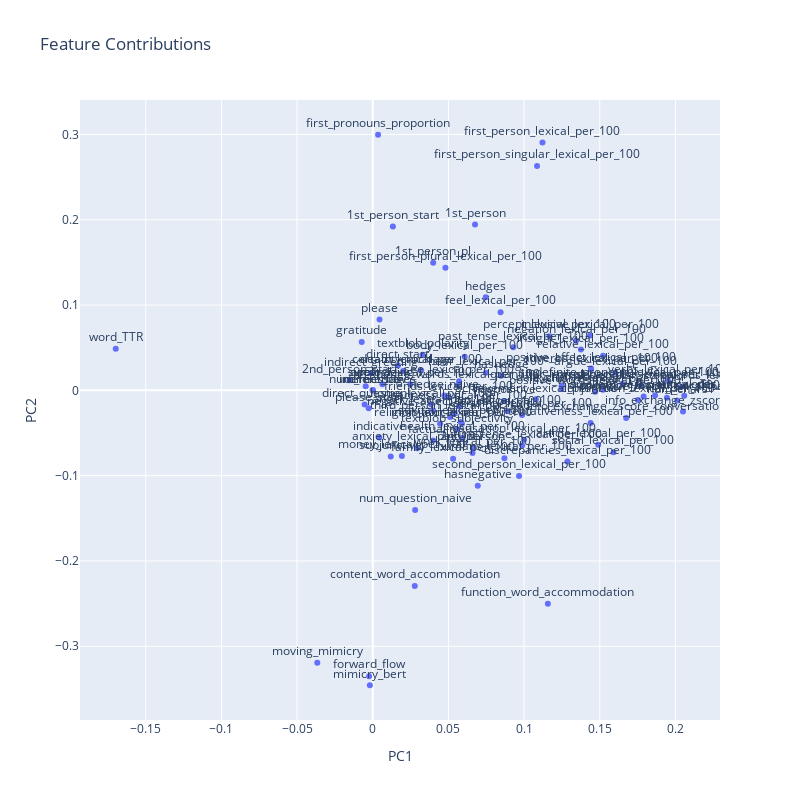
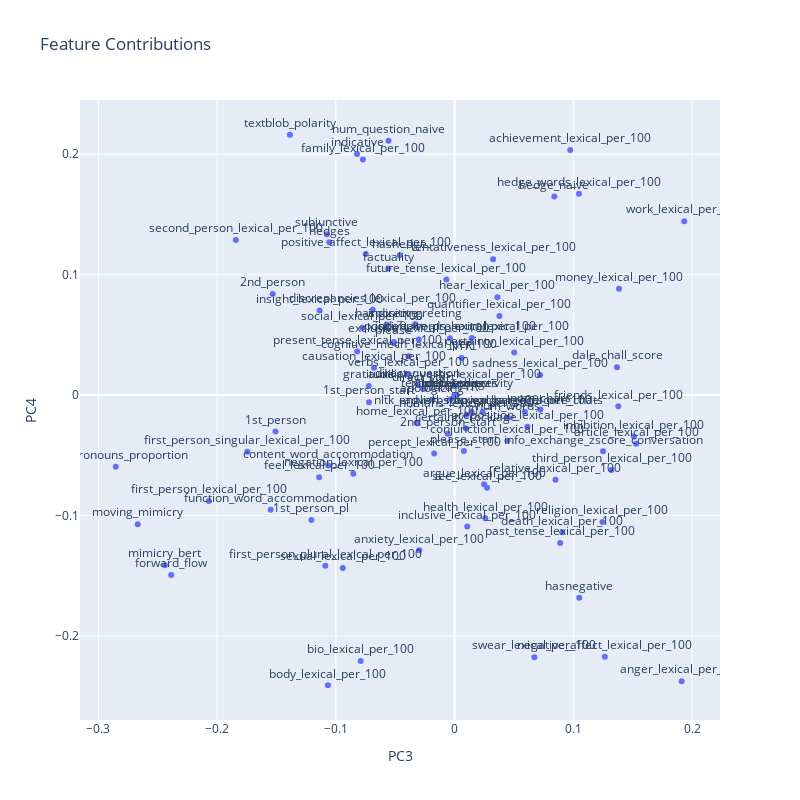

Here is the notebook cell these charts were saved with, in order:
### Code cell
tpm_all_dim = classify_using_tpm_with_pca(train_tpm, test_tpm, ALL_FEATURES)

### Figure 1 — Plotly figure (JSON) as saved in the notebook; plotly's stock layout.template omitted (floating-point values rounded to 4 significant figures)
{"data": [{"hovertemplate": "PC1=%{x}<br>PC2=%{y}<br>index=%{text}<extra></extra>", "legendgroup": "", "marker": {"color": "#636efa", "symbol": "circle"}, "mode": "markers+text", "name": "", "orientation": "v", "showlegend": false, "text": ["num_words", "num_chars", "num_messages", "info_exchange_zscore_chats", "info_exchange_zscore_conversation", "discrepancies_lexical_per_100", "hear_lexical_per_100", "home_lexical_per_100", "conjunction_lexical_per_100", "certainty_lexical_per_100", "inclusive_lexical_per_100", "bio_lexical_per_100", "achievement_lexical_per_100", "adverbs_lexical_per_100", "anxiety_lexical_per_100", "third_person_lexical_per_100", "negation_lexical_per_100", "swear_lexical_per_100", "death_lexical_per_100", "health_lexical_per_100", "see_lexical_per_100", "body_lexical_per_100", "family_lexical_per_100", "negative_affect_lexical_per_100", "quantifier_lexical_per_100", "positive_affect_lexical_per_100", "insight_lexical_per_100", "humans_lexical_per_100", "present_tense_lexical_per_100", "future_tense_lexical_per_100", "past_tense_lexical_per_100", "relative_lexical_per_100", "sexual_lexical_per_100", "inhibition_lexical_per_100", "sadness_lexical_per_100", "social_lexical_per_100", "indefinite_pronoun_lexical_per_100", "religion_lexical_per_100", "work_lexical_per_100", "money_lexical_per_100", "causation_lexical_per_100", "anger_lexical_per_100", "first_person_singular_lexical_per_100", "feel_lexical_per_100", "tentativeness_lexical_per_100", "exclusive_lexical_per_100", "verbs_lexical_per_100", "friends_lexical_per_100", "article_lexical_per_100", "argue_lexical_per_100", "auxiliary_verbs_lexical_per_100", "cognitive_mech_lexical_per_100", "preposition_lexical_per_100", "first_person_plural_lexical_per_100", "percept_lexical_per_100", "second_person_lexical_per_100", "positive_words_lexical_per_100", "first_person_lexical_per_100", "nltk_english_stopwords_lexical_per_100", "hedge_words_lexical_per_100", "num_question_naive", "NTRI", "word_TTR", "first_pronouns_proportion", "function_word_accommodation", "content_word_accommodation", "mimicry_bert", "moving_mimicry", "hedge_naive", "textblob_subjectivity", "textblob_polarity", "dale_chall_score", "please", "please_start", "hashedge", "indirect_btw", "hedges", "factuality", "deference", "gratitude", "apologizing", "1st_person_pl", "1st_person", "1st_person_start", "2nd_person", "2nd_person_start", "indirect_greeting", "direct_question", "direct_start", "haspositive", "hasnegative", "subjunctive", "indicative", "forward_flow", "certainty_rocklage"], "textposition": "top center", "type": "scatter", "x": [0.2058, 0.2011, 0, 0.205, 0.1674, 0.1286, 0.07476, 0.03841, 0.1752, 0.0987, 0.1436, 0.08915, 0.1078, 0.1442, 0.02931, 0.0511, 0.1343, 0.02486, 0.03201, 0.05913, 0.05704, 0.06074, 0.05308, 0.05421, 0.1249, 0.1442, 0.1375, 0.08699, 0.1773, 0.09872, 0.09285, 0.1522, 0.05816, 0.0589, 0.05705, 0.1591, 0.165, 0.04448, 0.06592, 0.01926, 0.09996, 0.03996, 0.1086, 0.08446, 0.1439, 0.1522, 0.1952, 0.05007, 0.149, 0.1603, 0.1866, 0.1944, 0.179, 0.04802, 0.1168, 0.09667, 0.147, 0.1122, 0.2041, 0.05602, 0.02801, -0.004663, -0.1698, 0.003505, 0.1157, 0.02776, -0.001916, -0.03665, 0.04731, 0.05587, 0.03286, 0.1248, 0.004467, -0.002694, 0.08479, 0, 0.07465, 0.03994, 0, -0.0073, 0.006374, 0.03993, 0.06758, 0.0133, 0.06619, -0.0153, -0.001102, -0.005371, 0.01664, 0.08679, 0.06939, 0.01187, 0.004354, -0.002392, 0.02006], "xaxis": "x", "y": [-0.006272, -0.01187, -2.776e-17, -0.02493, -0.03237, -0.0833, 0.02077, -0.01639, -0.01129, -0.02885, 0.06418, -0.02459, -0.01047, 0.02457, -0.06785, -0.03115, 0.05824, 0.00728, 0.0234, -0.05579, 0.01078, 0.03939, -0.08025, -0.02672, 0.005622, 0.02562, 0.04782, -0.07947, 0.005765, -0.06474, 0.05048, 0.04046, -0.03723, -0.03929, -0.01897, -0.07247, 0.007665, -0.03927, -0.07334, -0.07683, -0.05797, -0.0237, 0.2631, 0.09169, -0.03814, 0.000848, 0.01107, -0.008373, -0.06375, 0.02072, -0.005999, -0.008571, -0.007312, 0.1437, 0.0635, -0.1005, -0.001507, 0.2905, 0.004115, 0.00596, -0.1402, 0.004798, 0.04877, 0.2996, -0.2501, -0.2293, -0.3457, -0.3194, -0.005908, -0.04568, 0.04169, 0.001518, 0.08312, -0.021, 0.01706, 0, 0.1091, -0.05868, 0, 0.05662, 0.007237, 0.1497, 0.1944, 0.1921, -0.06721, 0.01174, 0.01997, -0.01662, 0.02913, -0.01249, -0.1117, -0.07756, -0.05539, -0.3351, 0.02279], "yaxis": "y"}], "layout": {"height": 800, "legend": {"tracegroupgap": 0}, "title": {"text": "Feature Contributions"}, "width": 800, "xaxis": {"anchor": "y", "domain": [0, 1], "title": {"text": "PC1"}}, "yaxis": {"anchor": "x", "domain": [0, 1], "title": {"text": "PC2"}}}}

### Figure 2 — Plotly figure (JSON) as saved in the notebook; plotly's stock layout.template omitted (floating-point values rounded to 4 significant figures)
{"data": [{"hovertemplate": "PC3=%{x}<br>PC4=%{y}<br>index=%{text}<extra></extra>", "legendgroup": "", "marker": {"color": "#636efa", "symbol": "circle"}, "mode": "markers+text", "name": "", "orientation": "v", "showlegend": false, "text": ["num_words", "num_chars", "num_messages", "info_exchange_zscore_chats", "info_exchange_zscore_conversation", "discrepancies_lexical_per_100", "hear_lexical_per_100", "home_lexical_per_100", "conjunction_lexical_per_100", "certainty_lexical_per_100", "inclusive_lexical_per_100", "bio_lexical_per_100", "achievement_lexical_per_100", "adverbs_lexical_per_100", "anxiety_lexical_per_100", "third_person_lexical_per_100", "negation_lexical_per_100", "swear_lexical_per_100", "death_lexical_per_100", "health_lexical_per_100", "see_lexical_per_100", "body_lexical_per_100", "family_lexical_per_100", "negative_affect_lexical_per_100", "quantifier_lexical_per_100", "positive_affect_lexical_per_100", "insight_lexical_per_100", "humans_lexical_per_100", "present_tense_lexical_per_100", "future_tense_lexical_per_100", "past_tense_lexical_per_100", "relative_lexical_per_100", "sexual_lexical_per_100", "inhibition_lexical_per_100", "sadness_lexical_per_100", "social_lexical_per_100", "indefinite_pronoun_lexical_per_100", "religion_lexical_per_100", "work_lexical_per_100", "money_lexical_per_100", "causation_lexical_per_100", "anger_lexical_per_100", "first_person_singular_lexical_per_100", "feel_lexical_per_100", "tentativeness_lexical_per_100", "exclusive_lexical_per_100", "verbs_lexical_per_100", "friends_lexical_per_100", "article_lexical_per_100", "argue_lexical_per_100", "auxiliary_verbs_lexical_per_100", "cognitive_mech_lexical_per_100", "preposition_lexical_per_100", "first_person_plural_lexical_per_100", "percept_lexical_per_100", "second_person_lexical_per_100", "positive_words_lexical_per_100", "first_person_lexical_per_100", "nltk_english_stopwords_lexical_per_100", "hedge_words_lexical_per_100", "num_question_naive", "NTRI", "word_TTR", "first_pronouns_proportion", "function_word_accommodation", "content_word_accommodation", "mimicry_bert", "moving_mimicry", "hedge_naive", "textblob_subjectivity", "textblob_polarity", "dale_chall_score", "please", "please_start", "hashedge", "indirect_btw", "hedges", "factuality", "deference", "gratitude", "apologizing", "1st_person_pl", "1st_person", "1st_person_start", "2nd_person", "2nd_person_start", "indirect_greeting", "direct_question", "direct_start", "haspositive", "hasnegative", "subjunctive", "indicative", "forward_flow", "certainty_rocklage"], "textposition": "top center", "type": "scatter", "x": [0.04491, 0.07223, 1.11e-16, 0.0591, 0.125, -0.06899, 0.03603, -0.03186, 0.04447, 0.05016, 0.01064, -0.07909, 0.09737, 0.01429, -0.02983, 0.1321, -0.08533, 0.06717, 0.09061, 0.02587, 0.0273, -0.1067, -0.0772, 0.1265, 0.03775, -0.07485, -0.1137, 0.01008, -0.08204, -0.006876, 0.08889, 0.08494, -0.09417, 0.1511, 0.07198, -0.07766, 0.01451, 0.1245, 0.1934, 0.1384, -0.06785, 0.1912, -0.1746, -0.1141, 0.03244, -0.03015, -0.03893, 0.1378, 0.1529, 0.02481, -0.0002223, -0.03877, 0.06135, -0.1089, -0.01723, -0.1843, -0.003989, -0.207, 0.02356, 0.1047, -0.05567, 0.005906, -0.003014, -0.2854, -0.1549, -0.1064, -0.244, -0.2669, 0.084, 0.001699, -0.1387, 0.1368, -0.05121, 0.00779, -0.04619, 0, -0.1056, -0.05585, 0, -0.0723, -0.01874, -0.1207, -0.1508, -0.07213, -0.1532, -0.005863, -0.0331, -0.03104, -0.02649, -0.05702, 0.105, -0.1076, -0.08217, -0.2387, 0.009466], "xaxis": "x", "y": [-0.01894, -0.01188, 5.551e-17, -0.0138, -0.0467, 0.0709, 0.08128, -0.02301, -0.03796, 0.03544, -0.1091, -0.2209, 0.2036, -0.01383, -0.1289, -0.06223, -0.06544, -0.2177, -0.1139, -0.1023, -0.07704, -0.241, 0.1957, -0.2173, 0.06569, 0.1171, 0.07033, -0.01636, 0.0362, 0.096, -0.1228, -0.07029, -0.1437, -0.03432, 0.01668, 0.05601, 0.04741, -0.1053, 0.1444, 0.08821, 0.02277, -0.2377, -0.04696, -0.06821, 0.1129, 0.04619, 0.01744, -0.009284, -0.04042, -0.07408, 0.00764, 0.0323, -0.02633, -0.1417, -0.04843, 0.1289, 0.04721, -0.08802, -0.01402, 0.1672, 0.2113, 0.03075, -0.003227, -0.05957, -0.09525, -0.05858, -0.1412, -0.1073, 0.165, 0.0001588, 0.2162, 0.02315, 0.04414, -0.04634, 0.116, 0, 0.1269, 0.1052, 0, 0.007457, -0.003569, -0.1039, -0.03018, -0.005946, 0.08395, -0.03216, 0.05879, 0.008449, 0.005081, 0.05872, -0.1683, 0.1336, 0.2003, -0.1494, -0.02758], "yaxis": "y"}], "layout": {"height": 800, "legend": {"tracegroupgap": 0}, "title": {"text": "Feature Contributions"}, "width": 800, "xaxis": {"anchor": "y", "domain": [0, 1], "title": {"text": "PC3"}}, "yaxis": {"anchor": "x", "domain": [0, 1], "title": {"text": "PC4"}}}}
